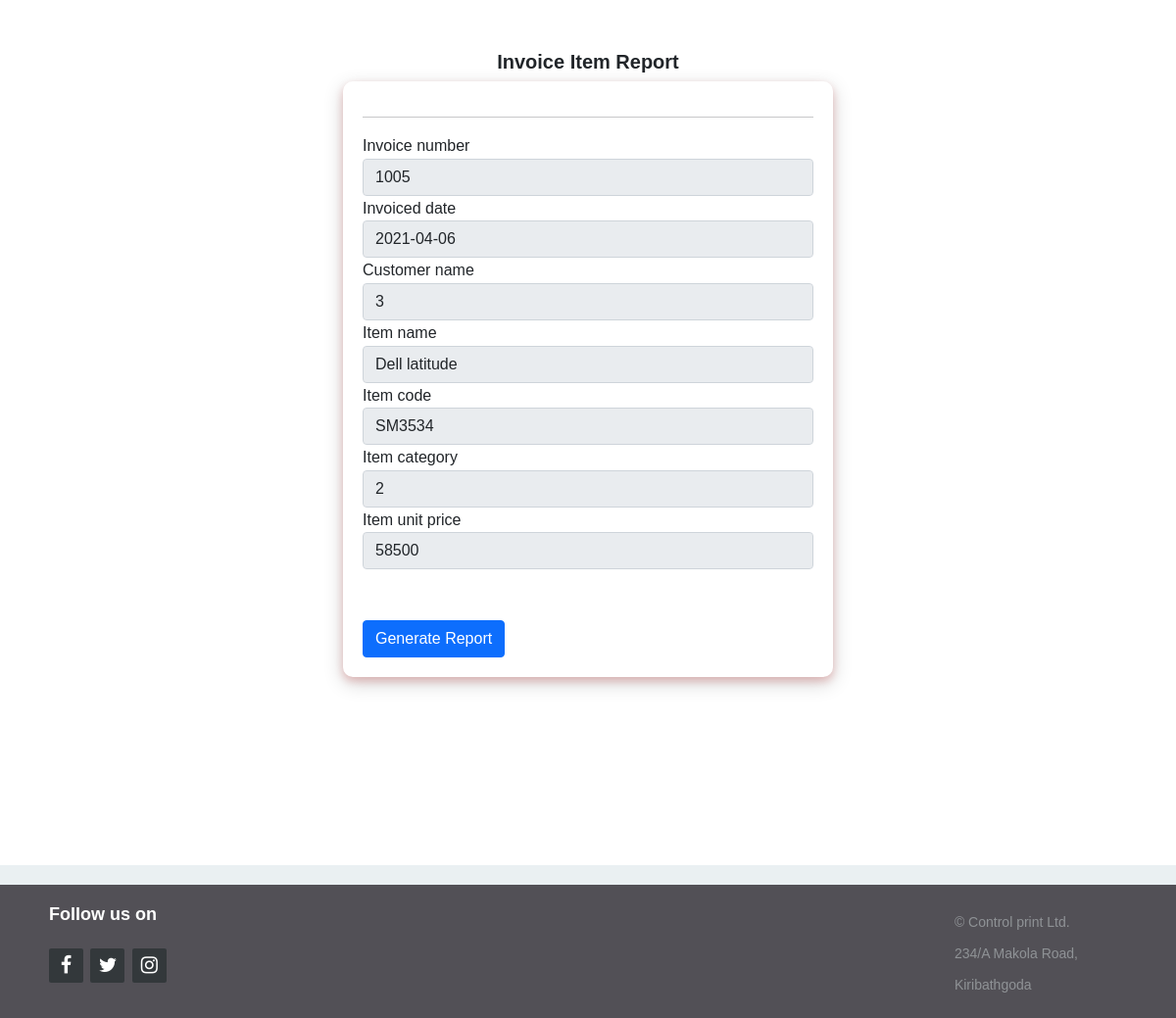
The app's page /viewDetailsinvoiceitem.php?id=5 with its own data.
### tables this page shows
CREATE TABLE `invoice` (
  `id` int(11) NOT NULL,
  `date` date DEFAULT NULL,
  `time` time DEFAULT NULL,
  `invoice_no` varchar(50) DEFAULT NULL,
  `customer` varchar(10) DEFAULT NULL,
  `item_count` varchar(50) DEFAULT NULL,
  `amount` varchar(50) DEFAULT NULL
);

CREATE TABLE `item` (
  `id` int(11) NOT NULL,
  `item_code` varchar(20) NOT NULL,
  `item_category` varchar(20) NOT NULL,
  `item_subcategory` varchar(20) NOT NULL,
  `item_name` varchar(20) NOT NULL,
  `quantity` varchar(20) NOT NULL,
  `unit_price` varchar(20) NOT NULL
);

### viewDetailsinvoiceitem.php (the view, shortened to what this page needs)
<?php
if (isset($_GET['id'])) {
    include "db_conn.php";
    function validate($data)
    {
        $data = trim($data);
        $data = stripslashes($data);
        $data = htmlspecialchars($data);
        return $data;
    }
    $id = validate($_GET['id']);
    $sql = "SELECT * FROM invoice LEFT JOIN item c on (c.id = invoice.id) WHERE invoice.id=$id";
    $result = mysqli_query($conn, $sql);
    if (mysqli_num_rows($result) > 0) {
        $row = mysqli_fetch_assoc($result);
    } else {
        header("Location: invoiceread.php");
    }
}else{
}
    ?>
<!DOCTYPE html>
<html>
<head>
  <link href="https://cdn.jsdelivr.net/npm/bootstrap@5.0.0-beta3/dist/css/bootstrap.min.css" rel="stylesheet">
  <link rel="stylesheet" href="sstyle.css">
  <link rel="stylesheet" href="styles/footer.css">
  <link rel="stylesheet" href="http://maxcdn.bootstrapcdn.com/font-awesome/4.2.0/css/font-awesome.min.css">
</head>
<body>
  <link rel="stylesheet" type="text/css" href="styles/header.css">
  <br>
  <br>
  <h5><b>
      <center>Invoice Item Report</center>
    </b>
  </h5>
  <div class="container">
    <form action="php/viewinvoiceitem.php" method="post">
          <hr>
          <div class="form-group">
            <label for="name">Invoice number</label>
            <input type="text" class="form-control" name="innum" value="<?= $row['invoice_no'] ?>" id="innum" readonly>
          </div>
          <div class="form-group">
            <label for="name">Invoiced date</label>
            <input type="text" class="form-control"  name="indate" value="<?= $row['date']  ?>"  id="indate" readonly>
          </div>
          <div class="form-group">
            <label for="name">Customer name</label>
            <input type="text" class="form-control"  name="cuname" value="<?= $row['customer']  ?>"  id="cuname" readonly>
          </div>
          <div class="form-group">
            <label for="name">Item name</label>
            <input type="text" class="form-control"  name="itname" value="<?= $row['item_name']  ?>"  id="itname" readonly>
          </div>
          <div class="form-group">
            <label for="name">Item code</label>
            <input type="text" class="form-control"  name="itcode" value="<?= $row['item_code']  ?>"  id="itcode" readonly>
          </div>
          <div class="form-group">
            <label for="name">Item category</label>
            <input type="text" class="form-control"  name="itcat" value="<?= $row['item_category']  ?>"  id="itcat" readonly>
          </div>
          <div class="form-group">
            <label for="name">Item unit price</label>
            <input type="text" class="form-control"  name="itprice" value="<?= $row['unit_price']  ?>"  id="itprice" readonly>
          </div>
          <br>
          <br>
          <a href="viewDetailsinvoiceitem.php?id=<?PHP echo $row['id'];?>&action=pdf" class="btn btn-primary">Generate Report</a>
    </form>
  </div>
  <footer class="footer-distributed">
    <div class="footer-right">
      <p class="footer-company-about">
        <span>Follow us on</span>
      </p>
      <div class="footer-icons">
        <a href="#"><i class="fa fa-facebook"></i></a>
        <a href="#"><i class="fa fa-twitter"></i></a>
        <a href="#"><i class="fa fa-instagram"></i></a>
      </div>
    </div>
    <div class="footer-left">
      <div class="footer-company-name">
        <p>© Control print Ltd.</p>
        <p>234/A Makola Road,</p>
        <p>Kiribathgoda</p>
      </div>
    </div>
  </footer>
</body>
</html>

### sstyle.css (style rules this page uses)
body { margin: 0; padding: 0; background-size: cover; background-position: center; font-family: sans-serif; }
.container { min-height: 100vh; display: flex; justify-content: right; align-items: center; flex-direction: column; }
.container form { width: 500px; padding: 20px; border-radius: 10px; box-shadow: 0 4px 8px 0 rgba(204, 11, 11, 0.2), 0 6px 20px 0 rgba(0, 0, 0, 0.19); }

### styles/footer.css (style rules this page uses)
* { padding:0; margin:0; }
html { background-color: #eaf0f2; }
body { font:16px/1.6 Arial, sans-serif; }
footer { position: fixed; bottom: 0; }
.footer-distributed { background-color: rgba(44, 41, 47, 0.8); box-sizing: border-box; width: 100%; text-align: left; font: bold 16px sans-serif; padding: 20px 50px 10px 50px; margin-top: 20px; }
.footer-distributed .footer-left, .footer-distributed .footer-center, .footer-distributed .footer-right { display: inline-block; vertical-align: top; }
.footer-distributed .footer-left { width: 30%; }
.footer-distributed .footer-company-name { color: #8f9296; font-size: 14px; font-weight: normal; margin: 0; padding-left:200px; padding-top:10px; }
.footer-distributed .footer-right { width: 30%; }
.footer-distributed .footer-icons { margin-top: 25px; }
.footer-distributed .footer-icons a { display: inline-block; width: 35px; height: 35px; cursor: pointer; background-color: #33383b; border-radius: 2px; font-size: 20px; color: #ffffff; text-align: center; line-height: 35px; margin-right: 3px; margin-bottom: 5px; }
.footer-distributed .footer-company-about { line-height: 20px; color: #92999f; font-size: 13px; font-weight: normal; margin: 0; }
.footer-distributed .footer-company-about span { display: block; color: #ffffff; font-size: 18px; font-weight: bold; margin-bottom: 20px; }

### styles/header.css (style rules this page uses)
* { box-sizing: border-box; }
body { margin: 0; font-family: Arial, Helvetica, sans-serif; }

### records on screen
invoice: innum "1005", indate "2021-04-06", cuname "3", itname "Dell latitude", itcode "SM3534", itcat "2", itprice "58500"
